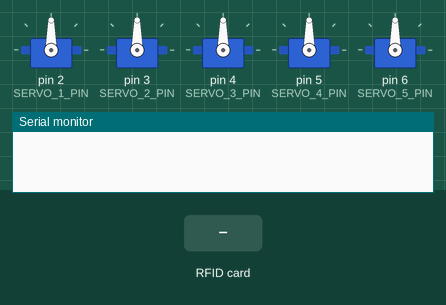
This sketch was run on a simulated Arduino Uno, built with avr-gcc and run on an emulated ATmega328P. On the bench: 5 × servo, the last lines printed to the serial monitor. The inputs (shaded band) are chosen by the test bench. The local clock reads 2024-03-15 10:24:30 at power-on unless the sketch sets it.

Above: at 1.2 s.
1.3 s: RFID card 74 22 1B 5B held to the reader
At 2.1 s:
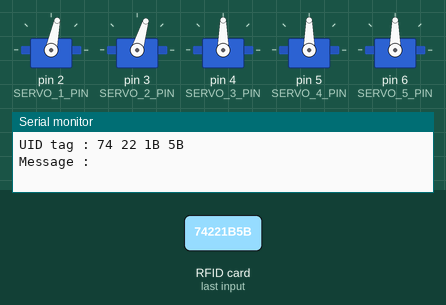
2.8 s: RFID card 5E 7A 19 C4 held to the reader
Timing chart, 0 to 5.8 s (numbered marks = the images above; inputs shaded):
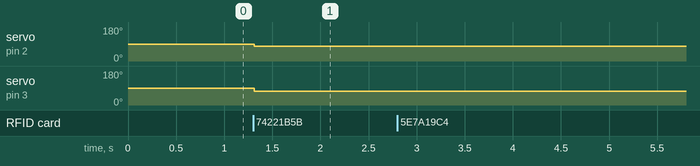

The sketch:

RTC_5Servo.ino
```cpp
#include <Servo.h>
#include <SPI.h>
#include <MFRC522.h>
#include <Wire.h>
#include <ThreeWire.h>
#include <RtcDS1302.h>

#define RST_PIN         9           // Reset pin for RFID
#define SS_PIN          10          // Slave Select pin for RFID

#define SERVO_1_PIN     2           // Pin for Servo 1
#define SERVO_2_PIN     3           // Pin for Servo 2
#define SERVO_3_PIN     4           // Pin for Servo 3
#define SERVO_4_PIN     5           // Pin for Servo 4
#define SERVO_5_PIN     6           // Pin for Servo 5

Servo servo1, servo2, servo3, servo4, servo5;
MFRC522 mfrc522(SS_PIN, RST_PIN);  // Create MFRC522 instance

ThreeWire myWire(12,11,13); // IO, SCLK, CE
RtcDS1302<ThreeWire> rtc(myWire);

void setup() {
  Serial.begin(9600);
  SPI.begin();            // Init SPI bus
  mfrc522.PCD_Init();     // Init MFRC522

  servo1.attach(SERVO_1_PIN);
  servo2.attach(SERVO_2_PIN);
  servo3.attach(SERVO_3_PIN);
  servo4.attach(SERVO_4_PIN);
  servo5.attach(SERVO_5_PIN);

  rtc.Begin();

  if (!rtc.IsDateTimeValid()) {
    rtc.SetDateTime(RtcDateTime(__DATE__, __TIME__));
  }
}

void loop()
{
  // Look for new cards
  if ( ! mfrc522.PICC_IsNewCardPresent())
  {
    return;
  }
  // Select one of the cards
  if ( ! mfrc522.PICC_ReadCardSerial())
  {
    return;
  }
  //Show UID on serial monitor
  Serial.print("UID tag :");
  String content= "";
  byte letter;
  for (byte i = 0; i < mfrc522.uid.size; i++)
  {
     Serial.print(mfrc522.uid.uidByte[i] < 0x10 ? " 0" : " ");
     Serial.print(mfrc522.uid.uidByte[i], HEX);
     content.concat(String(mfrc522.uid.uidByte[i] < 0x10 ? " 0" : " "));
     content.concat(String(mfrc522.uid.uidByte[i], HEX));
  }
  Serial.println();
  Serial.print("Message : ");
  content.toUpperCase();

  // Check UID and time
  if (content.substring(1) == "74 22 1B 5B") {
  RtcDateTime now = rtc.GetDateTime();
  int hour = now.Hour();
  int minute = now.Minute();

  // Calculate angles for servo motors based on current time
  int angle1 = map(hour, 0, 23, 0, 180);
  int angle2 = map(minute, 0, 59, 0, 180);
  int angle3 = 90; // Example angle
  int angle4 = 90; // Example angle
  int angle5 = 90; // Example angle

  // Set servo angles
  servo1.write(angle1);
  servo2.write(angle2);
  servo3.write(angle3);
  servo4.write(angle4);
  servo5.write(angle5);

  delay(1000); // Delay to allow servo movement
  }
}
```

Measured:
- after the input at 1.3 s, servo on pin 2 (SERVO_1_PIN): 90° → 78° at once; servo on pin 3 (SERVO_2_PIN): 90° → 73° at once
